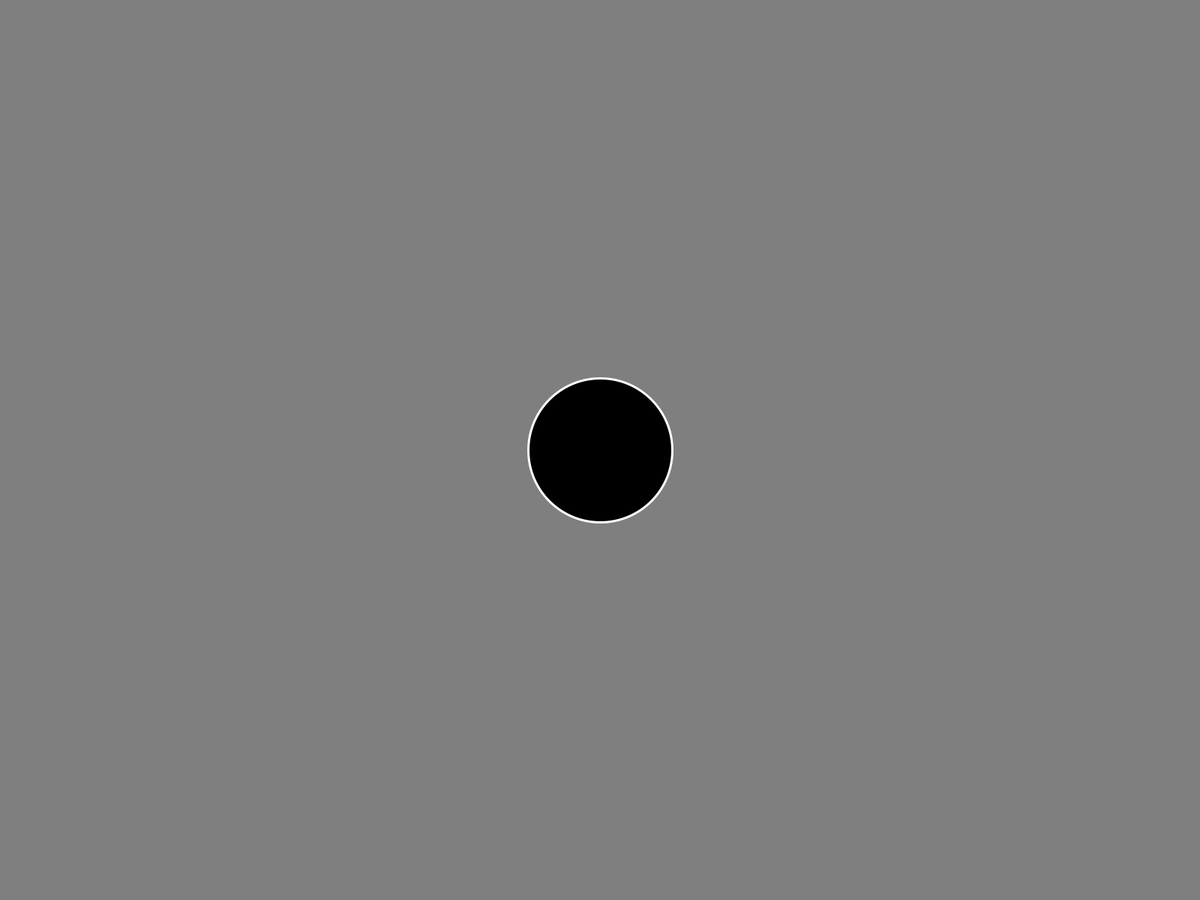
Frame 1 (no input)
Frame 60 (the mouse pressed at the canvas centre just before this capture): identical to frame 1, image omitted
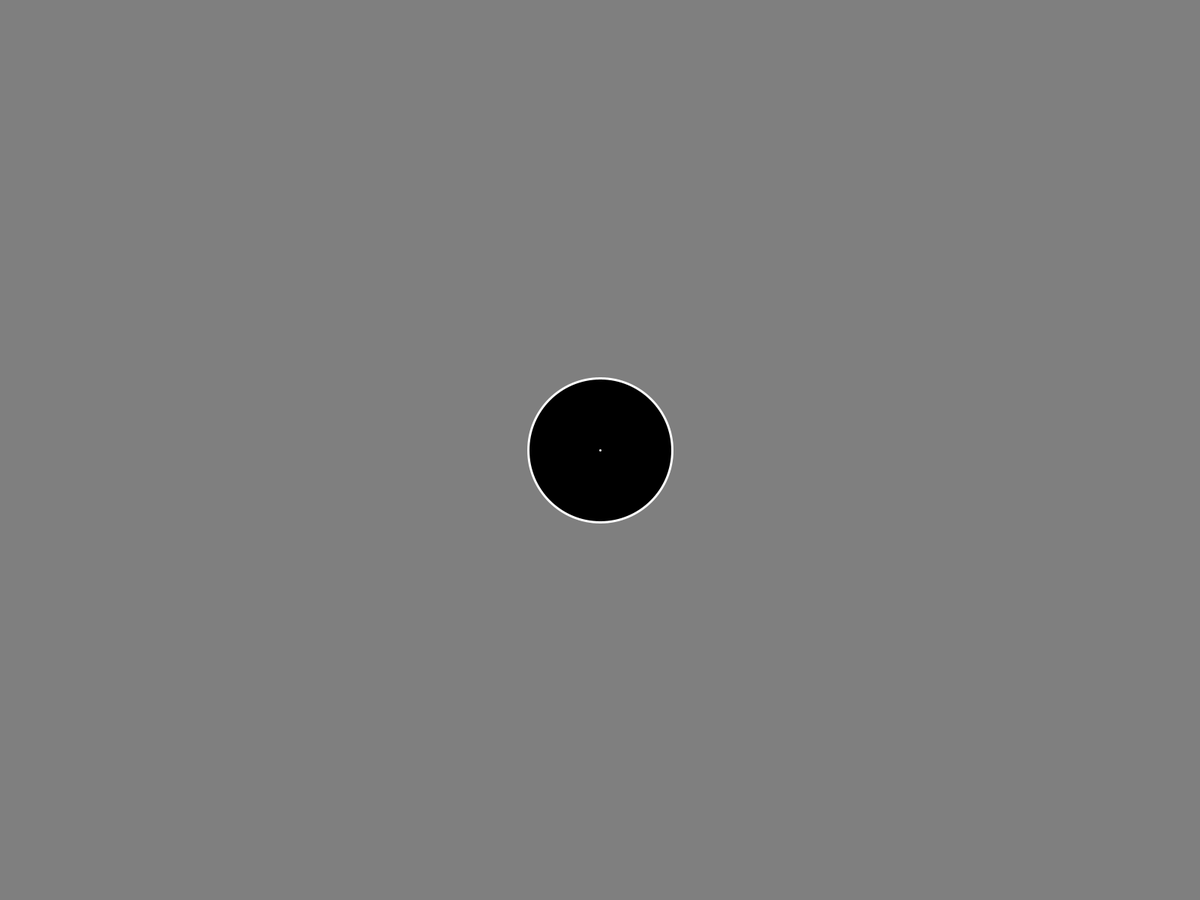
Frame 120 (the mouse held since frame 60 and released just before this capture)

The Processing sketch that drew these frames (run headless with seeded random() and noise(); from frame 60 on, the mouse is pressed at the canvas centre):

// Processing sketch: TheBall
// ── TheBall.pde
import java.util.Iterator;

int fps = 60;
int framesLeftSet = 0;
int gravMode = 0, tailMode = 0, fone = 0;
float secondsSet = 1.5;
boolean update = true;

class Ball
{
  String author = "MalDenOl21112003";
  private float x, y;
  private float grav = 4 / frameRate;
  private float diam = width * height / 10000;
  private PVector vector = new PVector(0, 0);
  private int duplicates = 5;

  Ball(float x, float y)
  {
    this.x = x;
    this.y = y;
  }

  void setVector(float x, float y, float speed)
  {
    this.vector = new PVector(x, y);
    this.vector.normalize();
    this.vector.mult(speed);
  }

  void setVector(float x, float y)
  {
    this.vector = new PVector(x, y);
  }

  void reflect()
  {
    if(this.x < this.diam / 2)
    {
      this.x = this.diam / 2;
      this.vector.x = -this.vector.x;
    }
    else if(this.x > width - 1 - this.diam / 2)
    {
      this.x = width - 1 - this.diam / 2;
      this.vector.x = -this.vector.x;
    }
    if(this.y < this.diam / 2)
    {
      this.y = this.diam / 2;
      this.vector.y = -this.vector.y;
    }
    else if(this.y > height - 1 - this.diam / 2)
    {
      this.y = height - 1 - this.diam / 2;
      this.vector.y = -this.vector.y;
    }
  }

  void gravity(float dstX, float dstY)
  {
    PVector temp = new PVector(dstX - this.x, dstY - this.y);
    temp.normalize();
    temp.mult(this.grav);
    this.vector.add(temp);
  }

  void gravity(float dstX, float dstY, int dependence, float gravK)
  {
    PVector temp = new PVector(dstX - this.x, dstY - this.y);
    temp.normalize();
    temp.mult(this.grav * gravK);
    temp.div(pow(this.distance(dstX, dstY), dependence));
    this.vector.add(temp);
  }

  void go()
  {
    this.reflect();
    x += this.vector.x;
    y += this.vector.y;
  }

  void show()
  {
    strokeWeight(3);
    stroke(255);
    fill(0);
    ellipse(this.x, this.y, diam, diam);
    noFill();
  }

  void duplicate(ArrayList<Ball> balls)
  {
    for(int i = 0; i < duplicates; i++)
    {
      Ball temp = new Ball(this.x, this.y);
      temp.setVector(random(-1, 1), random(-1, 1), random(1, 10));
      balls.add(temp);
    }
  }

  void delete(ArrayList<Ball> balls)
  {
    Iterator<Ball> iter = balls.iterator();
    while(balls.size() > 1 && iter.hasNext())
      iter.remove();
  }

  void setGrav(float grav)
  {
    this.grav = grav;
  }

  void setDiam(float diam)
  {
    this.diam = diam;
  }

  float getX()
  {
    return this.x;
  }

  float getY()
  {
    return this.y;
  }

  float getDiam()
  {
    return this.diam;
  }

  float distance(float x, float y)
  {
    return sqrt(pow(x - this.x, 2) + pow(y - this.y, 2));
  }
}

ArrayList<Ball> balls = new ArrayList<Ball>();

void setup()
{
  fullScreen();
  noCursor();
  frameRate(fps);

  balls.add(new Ball(width / 2, height / 2));
  balls.get(0).setDiam(width * height / 10000);
}

void draw()
{
  Iterator<Ball> iter = balls.iterator();
  while(iter.hasNext() == true)
  {
    Ball ball = iter.next();
    logic(ball);
  }
  if(mousePressed == true)
      point(mouseX, mouseY);
}

void keyPressed()
{
  if(key == 'F' || key == 'f')
      fone++;
  if(key == 'G' || key == 'g')
      gravMode++;
  if(key == 'T' || key == 't')
      tailMode++;
}

void mousePressed()
{
  if(mouseX <= width / 5 && mouseY <= height / 5 || mouseX >= width - width / 5 && mouseY >= height - height / 5 || mouseX <= width / 5 && mouseY >= height - height / 5 || mouseX >= width - width / 5 && mouseY <= height / 5)
    framesLeftSet = frameCount;
}

void mouseReleased()
{
  if(frameCount - framesLeftSet >= fps * secondsSet && framesLeftSet == 0)
  {
    if(mouseX <= width / 5 && mouseY <= height / 5)
      fone++;
    else if(mouseX >= width - width / 5 && mouseY >= height - height / 5)
      gravMode++;
    else if(mouseX <= width / 5 && mouseY >= height - height / 5)
      tailMode++;
  }
  framesLeftSet = 0;
}

void logic(Ball ball)
{
  switch(tailMode)
  {
    case 0:
      update = true;
      break;
    case 1:
      update = false;
      break;
    default:
      tailMode = 0;
      break;
  }

  if(update == true)
    switch(fone)
    {
      case 0:
        background(map(ball.getX() + ball.getY(), 0, width + height - 2, 0, 255), map(ball.getX(), 0, width - 1, 0, 255), map(ball.getY(), 0, height - 1, 0, 255));
        break;
      case 1:
        background(map(ball.getX(), 0, width - 1, 0, 255), map(ball.getX() + ball.getY(), 0, width + height - 2, 0, 255), map(ball.getY(), 0, height - 1, 0, 255));
        break;
      case 2:
        background(map(ball.getY(), 0, height - 1, 0, 255), map(ball.getX(), 0, width - 1, 0, 255), map(ball.getX() + ball.getY(), 0, width + height - 2, 0, 255));
        break;
      case 3:
        background(0);
        break;
      case 4:
        background(255);
        break;
      case 5:
        background(random(0, 255), random(0, 255), random(0, 255));
        break;
      default:
        fone = 0;
        break;
    }

  switch(gravMode)
  {
    case 0:
      if(mousePressed == true && framesLeftSet == 0)
      {
        ball.gravity(mouseX, mouseY);
        if(ball.distance(mouseX, mouseY) <= ball.getDiam() / 2)
          ball.setVector(mouseX - ball.getX(), mouseY - ball.getY());
      }
      break;
    case 1:
      if(mousePressed == true && framesLeftSet == 0)
      {
        ball.gravity(mouseX, mouseY, 2, 1000);
        if(ball.distance(mouseX, mouseY) <= ball.getDiam() / 2)
          ball.setVector(mouseX - ball.getX(), mouseY - ball.getY());
      }
      break;
    case 2:
      if(mousePressed == true && framesLeftSet == 0)
        ball.gravity(mouseX, mouseY, 2, 1000);
      break;
    /*FUCKING
    case 3:
      if(mousePressed == true && ball.distance(mouseX, mouseY) <= ball.getDiam() / 2 && framesLeftSet == 0)
        ball.duplicate(balls);
      break;
    case 4:
      balls.get(0).delete(balls);
      return;
    SHIT*/
    default:
      gravMode = 0;
      break;
  }

  ball.go();
  ball.show();
}
